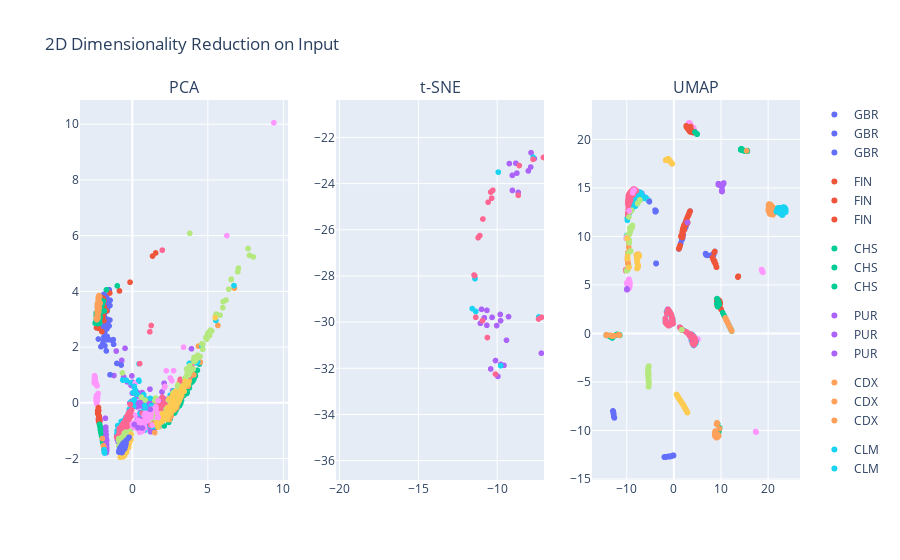
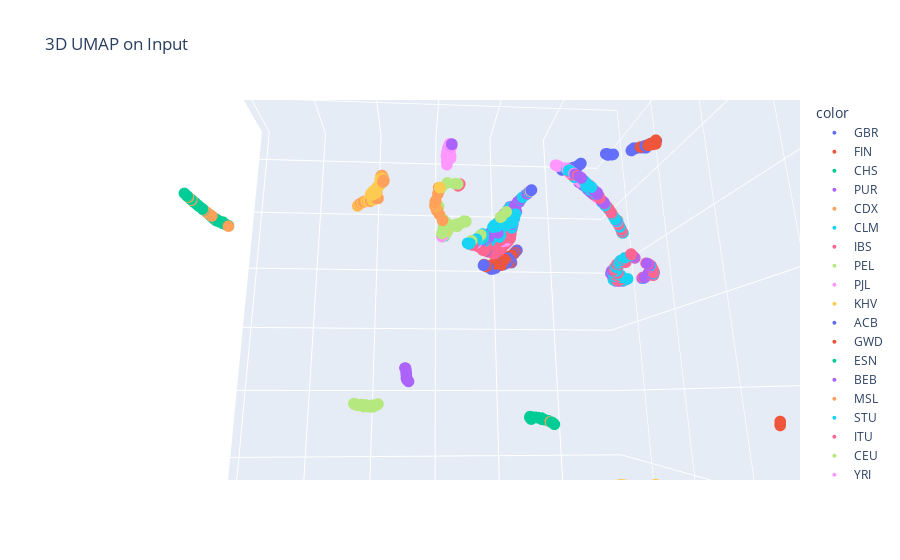

Notebook code cell kept with these figures, in order:
### Code cell
fig = make_subplots(rows=1, cols=3, subplot_titles=["PCA", "t-SNE", "UMAP"])

for i, p in enumerate([pca_X, tsne_X, umap_2d_X]):
    for d in px.scatter(x=p[:, 0], y=p[:, 1], color=y_codes).data:
        fig.add_trace(d, row=1, col=i+1)
    # fig.add_traces(px.scatter(x=p[:, 0], y=p[:, 1], color=y_codes).data)
fig.update_layout(title_text="2D Dimensionality Reduction on Input")
fig.show()

fig = px.scatter_3d(x=umap_3d_X[:, 0], y=umap_3d_X[:, 1], z=umap_3d_X[:, 2], color=y_codes, title="3D UMAP on Input")
fig.update_traces(marker=dict(size=4))
fig.update_layout(height=500)
fig.show()
